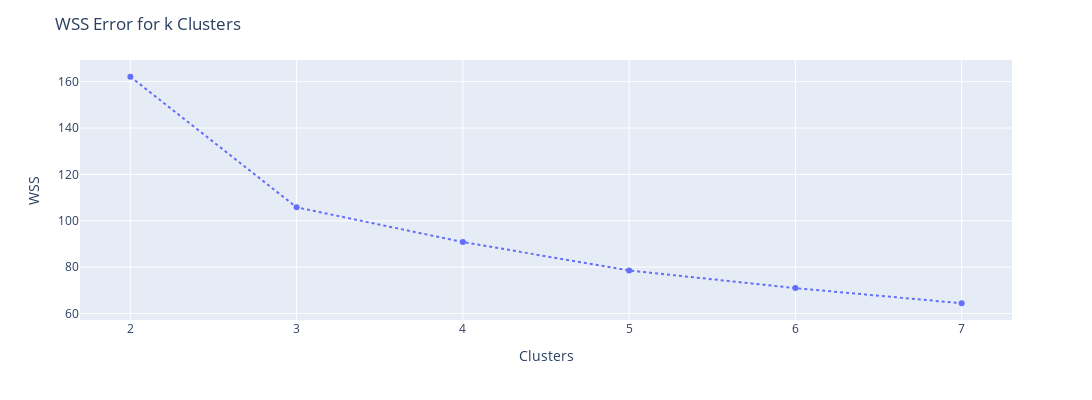

Notebook cell for this chart:
### Markdown cell above
## 7.1. Within-Cluster Sum of Square <a id='within_cluster'></a>

### Code cell
wss = []

for k in clusters:
    # model definition
    kmeans = KMeans(init = 'random', n_clusters = k, n_init = 10, max_iter = 300, random_state = 42)
    
    # model training
    kmeans.fit(X)
    
    # validation
    wss.append(kmeans.inertia_)
    
# plot wss - Elbow Method
fig = px.line(x=clusters, y=wss, markers = True, width=1200, height=400)
fig.update_layout(title='WSS Error for k Clusters',
                  xaxis_title="Clusters",
                  yaxis_title="WSS")
fig.update_traces(patch={"line": {"dash": 'dot'}}) 
fig.show()

### Figure 1 — Plotly figure (JSON) as saved in the notebook; plotly's stock layout.template omitted (floating-point values rounded to 4 significant figures)
{"data": [{"hovertemplate": "x=%{x}<br>y=%{y}<extra></extra>", "legendgroup": "", "line": {"color": "#636efa", "dash": "dot"}, "marker": {"symbol": "circle"}, "mode": "markers+lines", "name": "", "orientation": "v", "showlegend": false, "type": "scatter", "x": [2, 3, 4, 5, 6, 7], "xaxis": "x", "y": [162.1, 105.8, 90.82, 78.55, 70.95, 64.42], "yaxis": "y"}], "layout": {"height": 400, "legend": {"tracegroupgap": 0}, "margin": {"t": 60}, "title": {"text": "WSS Error for k Clusters"}, "width": 1200, "xaxis": {"anchor": "y", "autorange": true, "domain": [0, 1], "range": [1.7, 7.3], "title": {"text": "Clusters"}, "type": "linear"}, "yaxis": {"anchor": "x", "autorange": true, "domain": [0, 1], "range": [57.19, 169.3], "title": {"text": "WSS"}, "type": "linear"}}}
